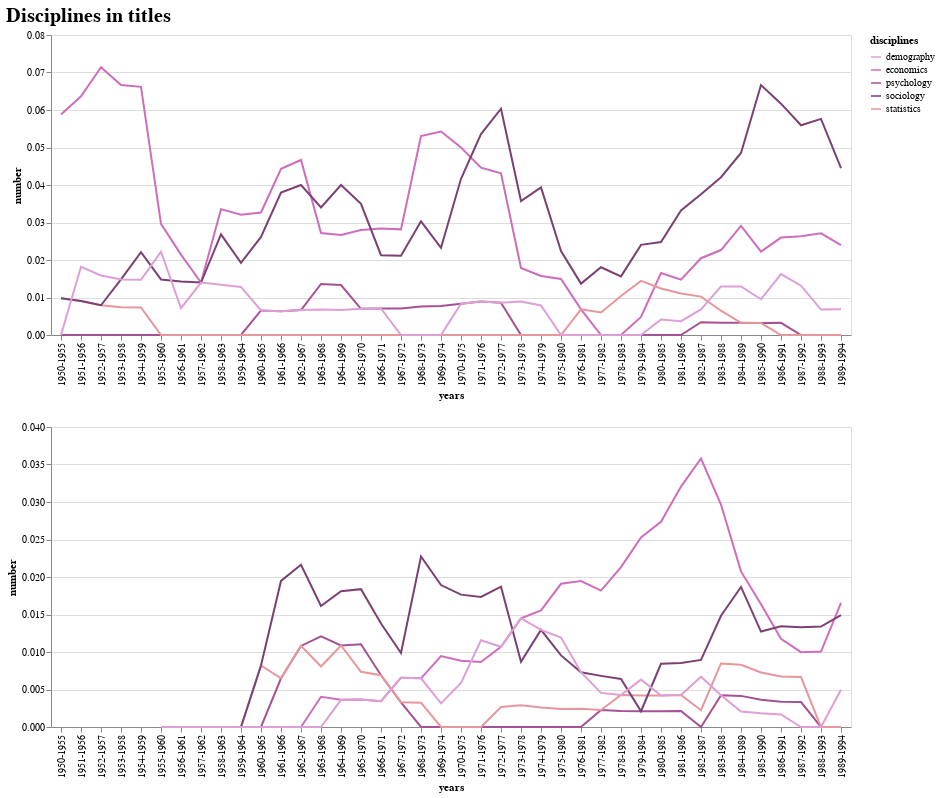

The notebook cell saved with this chart:
### Markdown cell above
Taken as a whole, there no remarkable difference in the content of the articles of IM and IMR. Over the years the relative proportion of articles that cover a specific topic drops, which may be a sign that the diversity of topics increases, or that terminology diversifies. As an example we have taken the topic of labour migration. Labour in relation to migration was important from the start in both IM and IMR and always remained so. The varying trends in both journals does show that there were dynamics in the scientific discussions in both journals that did not coincide, but without close reading it is impossible to give any more specifics about them (figure 11).

### Code cell
topic_words = list(ja.discipline_words)
c7 = ja.alt_topic_chart(topicwords=topic_words,
                   topicdf=ja.df_remp_im, 
                   var_name='migration_type', value_name='number', id_vars='index', title='disciplines', scheme='category20b'
)

c8 = ja.alt_topic_chart(topicwords=topic_words,
                   topicdf=ja.df_imr_research, 
                   var_name='migration_type', value_name='number', id_vars='index', title='disciplines', scheme='category20b')

alt.vconcat(c7, c8).properties(
    title='Disciplines in titles'
).configure_title(
    fontSize=20,
    font='Verdana',
    align='center',
    color='black',
)

### Figure 1 — Vega-Lite specification as saved in the notebook (floating-point values rounded to 4 significant figures; data arrays with more than 128 entries replaced by an {"elided": "..."} marker saying what was removed)
{"config": {"view": {"continuousWidth": 400, "continuousHeight": 300}, "title": {"align": "center", "color": "black", "font": "Verdana", "fontSize": 20}}, "vconcat": [{"data": {"name": "data-c190046c9f1ceb4089a3bc8537583599"}, "mark": "line", "encoding": {"color": {"type": "ordinal", "field": "migration_type", "scale": {"reverse": true, "scheme": "category20b"}, "title": "disciplines"}, "x": {"type": "nominal", "axis": {"tickCount": 10}, "field": "years"}, "y": {"type": "quantitative", "field": "number"}}}, {"data": {"name": "data-27f31d7b3c2a89c51e497ab5128709fe"}, "mark": "line", "encoding": {"color": {"type": "ordinal", "field": "migration_type", "scale": {"reverse": true, "scheme": "category20b"}, "title": "disciplines"}, "x": {"type": "nominal", "axis": {"tickCount": 10}, "field": "years"}, "y": {"type": "quantitative", "field": "number"}}}], "title": "Disciplines in titles", "$schema": "https://vega.github.io/schema/vega-lite/v4.8.1.json", "datasets": {"data-c190046c9f1ceb4089a3bc8537583599": {"elided": "200 records"}, "data-27f31d7b3c2a89c51e497ab5128709fe": {"elided": "200 records"}}}
